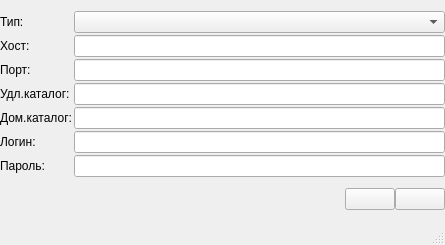
<?xml version="1.0" encoding="UTF-8"?>
<ui version="4.0">
 <class>MainWindow</class>
 <widget class="QMainWindow" name="MainWindow">
  <property name="geometry">
   <rect>
    <x>0</x>
    <y>0</y>
    <width>445</width>
    <height>245</height>
   </rect>
  </property>
  <property name="sizePolicy">
   <sizepolicy hsizetype="Preferred" vsizetype="Fixed">
    <horstretch>0</horstretch>
    <verstretch>0</verstretch>
   </sizepolicy>
  </property>
  <property name="minimumSize">
   <size>
    <width>445</width>
    <height>245</height>
   </size>
  </property>
  <property name="maximumSize">
   <size>
    <width>16777215</width>
    <height>256</height>
   </size>
  </property>
  <property name="windowTitle">
   <string>Детальные данные</string>
  </property>
  <widget class="QWidget" name="centralwidget">
   <layout class="QVBoxLayout" name="verticalLayout">
    <property name="spacing">
     <number>0</number>
    </property>
    <property name="margin">
     <number>0</number>
    </property>
    <item>
     <layout class="QGridLayout" name="gridLayout">
      <property name="spacing">
       <number>2</number>
      </property>
      <item row="1" column="0">
       <widget class="QLabel" name="label_2">
        <property name="text">
         <string>Хост:</string>
        </property>
        <property name="buddy">
         <cstring>lineHost</cstring>
        </property>
       </widget>
      </item>
      <item row="2" column="0">
       <widget class="QLabel" name="label">
        <property name="text">
         <string>Порт:</string>
        </property>
        <property name="buddy">
         <cstring>linePort</cstring>
        </property>
       </widget>
      </item>
      <item row="3" column="0">
       <widget class="QLabel" name="label_3">
        <property name="text">
         <string>Удл.каталог:</string>
        </property>
        <property name="buddy">
         <cstring>lineRemDir</cstring>
        </property>
       </widget>
      </item>
      <item row="4" column="0">
       <widget class="QLabel" name="label_4">
        <property name="text">
         <string>Дом.каталог:</string>
        </property>
        <property name="buddy">
         <cstring>lineHomeDir</cstring>
        </property>
       </widget>
      </item>
      <item row="5" column="0">
       <widget class="QLabel" name="label_5">
        <property name="text">
         <string>Логин:</string>
        </property>
        <property name="buddy">
         <cstring>lineLogin</cstring>
        </property>
       </widget>
      </item>
      <item row="6" column="0">
       <widget class="QLabel" name="label_6">
        <property name="text">
         <string>Пароль:</string>
        </property>
        <property name="buddy">
         <cstring>linePwd</cstring>
        </property>
       </widget>
      </item>
      <item row="1" column="1">
       <widget class="QLineEdit" name="lineHost"/>
      </item>
      <item row="2" column="1">
       <widget class="QLineEdit" name="linePort"/>
      </item>
      <item row="3" column="1">
       <widget class="QLineEdit" name="lineRemDir"/>
      </item>
      <item row="4" column="1">
       <widget class="QLineEdit" name="lineHomeDir"/>
      </item>
      <item row="5" column="1">
       <widget class="QLineEdit" name="lineLogin"/>
      </item>
      <item row="6" column="1">
       <widget class="QLineEdit" name="linePwd"/>
      </item>
      <item row="0" column="1">
       <widget class="QComboBox" name="lineType"/>
      </item>
      <item row="0" column="0">
       <widget class="QLabel" name="label_7">
        <property name="text">
         <string>Тип:</string>
        </property>
        <property name="buddy">
         <cstring>lineHost</cstring>
        </property>
       </widget>
      </item>
     </layout>
    </item>
    <item>
     <layout class="QHBoxLayout" name="horizontalLayout_2">
      <item>
       <spacer name="horizontalSpacer">
        <property name="orientation">
         <enum>Qt::Horizontal</enum>
        </property>
        <property name="sizeHint" stdset="0">
         <size>
          <width>324</width>
          <height>20</height>
         </size>
        </property>
       </spacer>
      </item>
      <item>
       <layout class="QHBoxLayout" name="horizontalLayout">
        <item>
         <widget class="QPushButton" name="butExit">
          <property name="sizePolicy">
           <sizepolicy hsizetype="Minimum" vsizetype="Fixed">
            <horstretch>0</horstretch>
            <verstretch>0</verstretch>
           </sizepolicy>
          </property>
          <property name="minimumSize">
           <size>
            <width>50</width>
            <height>0</height>
           </size>
          </property>
          <property name="text">
           <string/>
          </property>
          <property name="icon">
           <iconset resource="../images/images.qrc">
            <normaloff>:/newPrefix/application-exit.png</normaloff>:/newPrefix/application-exit.png</iconset>
          </property>
         </widget>
        </item>
        <item>
         <widget class="QPushButton" name="butSave">
          <property name="sizePolicy">
           <sizepolicy hsizetype="Minimum" vsizetype="Fixed">
            <horstretch>0</horstretch>
            <verstretch>0</verstretch>
           </sizepolicy>
          </property>
          <property name="minimumSize">
           <size>
            <width>50</width>
            <height>0</height>
           </size>
          </property>
          <property name="text">
           <string/>
          </property>
          <property name="icon">
           <iconset resource="../images/images.qrc">
            <normaloff>:/newPrefix/emblem-certified.png</normaloff>:/newPrefix/emblem-certified.png</iconset>
          </property>
         </widget>
        </item>
       </layout>
      </item>
     </layout>
    </item>
   </layout>
  </widget>
  <widget class="QStatusBar" name="statusbar"/>
 </widget>
 <tabstops>
  <tabstop>lineHost</tabstop>
  <tabstop>linePort</tabstop>
  <tabstop>lineRemDir</tabstop>
  <tabstop>lineHomeDir</tabstop>
  <tabstop>lineLogin</tabstop>
  <tabstop>linePwd</tabstop>
  <tabstop>butSave</tabstop>
  <tabstop>butExit</tabstop>
 </tabstops>
 <resources>
  <include location="../images/images.qrc"/>
 </resources>
 <connections/>
</ui>
